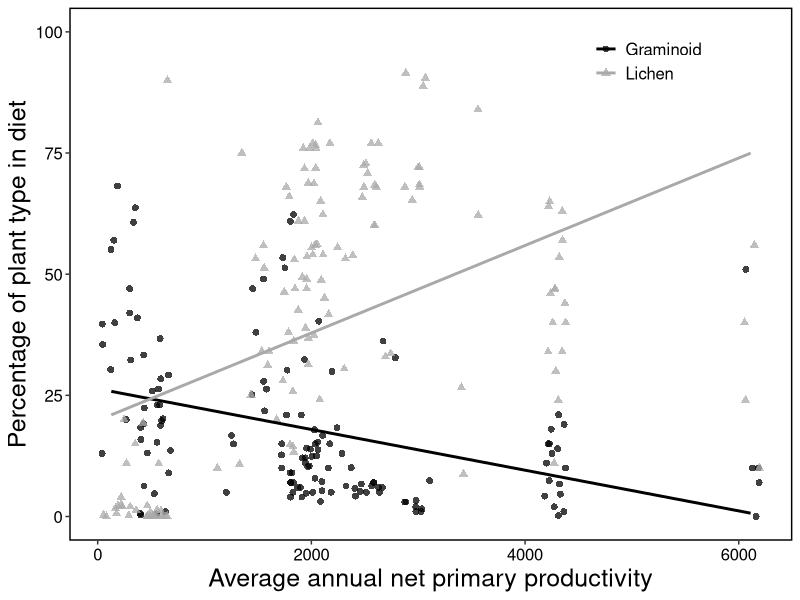

The R script that drew this image:



library(data.table)
library(ggplot2)
library(gridExtra)

sub <- fread("output/clean-data-all.csv")

gram <- sub[,c("Npp", "graminoid")]
gram$plant <- "Graminoid"
setnames(gram, "graminoid", "diet")
lichen <- sub[,c("Npp", "lichen")]
lichen$plant <- "Lichen"
setnames(lichen, "lichen", "diet")

df <- rbind(gram, lichen)

col = c("black", "darkgrey")

png("figures/fig4.png", width = 4000, height = 4000, units = "px", res = 600)
ggplot(df, aes(Npp, diet, color = plant)) +
  geom_jitter(aes(shape = plant), 
              width = 100, 
              alpha = 0.75,
              size = 2) +
  geom_smooth(aes(color = plant), 
              method = "lm", 
              se = F) +
  scale_color_manual(values = col) +
  xlab("Average annual net primary productivity") +
  ylab("Percentage of plant type in diet") + 
  ylim(0,100) +
  theme(legend.position = c(0.8,0.9), 
        legend.key = element_blank(),
        legend.text = element_text(size = 12, color = "black"),
        legend.title = element_blank(),
        axis.title = element_text(size=18),
        axis.text.y = element_text(size=12, color = "black"),
        axis.text.x = element_text(size = 12, color = "black"), 
        strip.text  = element_text(size = 16),
        strip.background = element_rect(colour="black", size = 1, fill = "white"),
        panel.grid.minor = element_blank(),
        panel.background = element_blank(),
        panel.border = element_rect(colour = "black", fill=NA, size=1)) 
dev.off()
